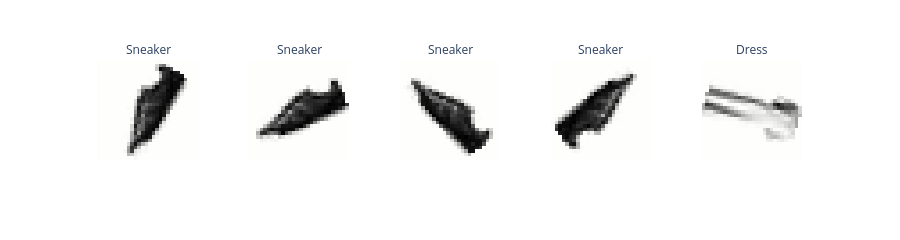

This figure's notebook cell:
### Markdown cell above
### Problem 7a: Generating Rotated Training Data

**Task:**
Use the provided rotation function to create augmented training data by randomly rotating the original images.

**Hints:**
- Use `NumPy`'s [random.uniform()](https://numpy.org/doc/stable/reference/random/generated/numpy.random.uniform.html) to generate random rotation angles.
- Ensure the function returns two `NumPy` arrays, as `MLPClassifier` expects `NumPy` arrays as input.

### Code cell
def randomly_rotate_images(images, num_rotations_per_image=5):
  """
  Create training data by rotating original images and storing the rotation angles as labels.
  Params:
    - images: numpy array of shape (n_images, 784)
    - num_rotations_per_image: int, number of rotations to perform per image
  Returns:
    - X_augmented: numpy array of shape (n_images * num_rotations_per_image, 784)
    - y_rotations: numpy array of shape (n_images * num_rotations_per_image,)
  """
  # TODO: Implement this function

  X_list = []
  y_list = []

  for img in images:
      for _ in range(num_rotations_per_image):

          # 🔥 랜덤 각도 생성
          theta = np.random.uniform(0, 360)

          # 🔥 주어진 rotate 함수 사용 (중요!!)
          rotated_img = rotate_image_by_angle(img, theta)

          X_list.append(rotated_img)
          y_list.append(theta)

  X_augmented = np.stack(X_list)
  y_rotations = np.array(y_list)

  return X_augmented, y_rotations
  raise NotImplementedError("Not implemented")
  
X_train = X_train[:3000]
y_train = y_train[:3000]

num_rotations_per_image = 4
X_train_rotated, y_train_rotations = randomly_rotate_images(X_train, num_rotations_per_image)
y_train_augmented = np.array([y for label in y_train for y in [label]*num_rotations_per_image])
print(X_train_rotated.shape)
print(y_train_augmented.shape)

show_images(X_train_rotated, max_images=5, ncols=5, labels=y_train_augmented, reshape=True)

### Figure 1 — Plotly figure (JSON) as saved in the notebook; plotly's stock layout.template omitted (floating-point values rounded to 4 significant figures; data arrays with more than 128 entries replaced by an {"elided": "..."} marker saying what was removed)
{"data": [{"hovertemplate": "x: %{x}<br>y: %{y}<br>color: %{z}<extra></extra>", "type": "heatmap", "yaxis": "y", "z": {"elided": "28x28 float values"}, "coloraxis": "coloraxis", "xaxis": "x", "name": "0"}, {"hovertemplate": "x: %{x}<br>y: %{y}<br>color: %{z}<extra></extra>", "type": "heatmap", "yaxis": "y2", "z": {"elided": "28x28 float values"}, "coloraxis": "coloraxis", "xaxis": "x2", "name": "1"}, {"hovertemplate": "x: %{x}<br>y: %{y}<br>color: %{z}<extra></extra>", "type": "heatmap", "yaxis": "y3", "z": {"elided": "28x28 float values"}, "coloraxis": "coloraxis", "xaxis": "x3", "name": "2"}, {"hovertemplate": "x: %{x}<br>y: %{y}<br>color: %{z}<extra></extra>", "type": "heatmap", "yaxis": "y4", "z": {"elided": "28x28 float values"}, "coloraxis": "coloraxis", "xaxis": "x4", "name": "3"}, {"hovertemplate": "x: %{x}<br>y: %{y}<br>color: %{z}<extra></extra>", "type": "heatmap", "yaxis": "y5", "z": {"elided": "28x28 float values"}, "coloraxis": "coloraxis", "xaxis": "x5", "name": "4"}], "layout": {"xaxis4": {"matches": "x", "anchor": "y4", "showgrid": false, "showticklabels": false, "domain": [0.612, 0.796]}, "yaxis4": {"matches": "y", "anchor": "x4", "showgrid": false, "showticklabels": false, "domain": [0.0, 1.0]}, "yaxis": {"autorange": "reversed", "showticklabels": false, "anchor": "x", "showgrid": false, "constrain": "domain", "domain": [0.0, 1.0]}, "xaxis3": {"matches": "x", "anchor": "y3", "showgrid": false, "showticklabels": false, "domain": [0.408, 0.592]}, "coloraxis": {"colorscale": [[0.0, "rgb(254, 254, 253)"], [0.09091, "rgb(224, 224, 223)"], [0.1818, "rgb(197, 197, 195)"], [0.2727, "rgb(171, 171, 170)"], [0.3636, "rgb(146, 146, 145)"], [0.4545, "rgb(124, 123, 122)"], [0.5455, "rgb(102, 101, 101)"], [0.6364, "rgb(81, 80, 80)"], [0.7273, "rgb(59, 59, 59)"], [0.8182, "rgb(38, 38, 38)"], [0.9091, "rgb(16, 16, 16)"], [1.0, "rgb(0, 0, 0)"]], "showscale": false}, "xaxis": {"showticklabels": false, "anchor": "y", "showgrid": false, "constrain": "domain", "domain": [0.0, 0.184], "scaleanchor": "y"}, "height": 220.0, "margin": {"t": 60.0}, "xaxis5": {"matches": "x", "anchor": "y5", "showgrid": false, "showticklabels": false, "domain": [0.816, 1.0]}, "yaxis2": {"matches": "y", "anchor": "x2", "showgrid": false, "showticklabels": false, "domain": [0.0, 1.0]}, "yaxis5": {"matches": "y", "anchor": "x5", "showgrid": false, "showticklabels": false, "domain": [0.0, 1.0]}, "yaxis3": {"matches": "y", "anchor": "x3", "showgrid": false, "showticklabels": false, "domain": [0.0, 1.0]}, "annotations": [{"text": "Sneaker", "y": 1.0, "showarrow": false, "yanchor": "bottom", "xanchor": "center", "x": 0.092, "font": {}, "xref": "paper", "yref": "paper"}, {"text": "Sneaker", "y": 1.0, "showarrow": false, "yanchor": "bottom", "xanchor": "center", "x": 0.296, "font": {}, "xref": "paper", "yref": "paper"}, {"text": "Sneaker", "y": 1.0, "showarrow": false, "yanchor": "bottom", "xanchor": "center", "x": 0.5, "font": {}, "xref": "paper", "yref": "paper"}, {"text": "Sneaker", "y": 1.0, "showarrow": false, "yanchor": "bottom", "xanchor": "center", "x": 0.704, "font": {}, "xref": "paper", "yref": "paper"}, {"text": "Dress", "y": 1.0, "showarrow": false, "yanchor": "bottom", "xanchor": "center", "x": 0.908, "font": {}, "xref": "paper", "yref": "paper"}], "xaxis2": {"matches": "x", "anchor": "y2", "showgrid": false, "showticklabels": false, "domain": [0.204, 0.388]}}}
